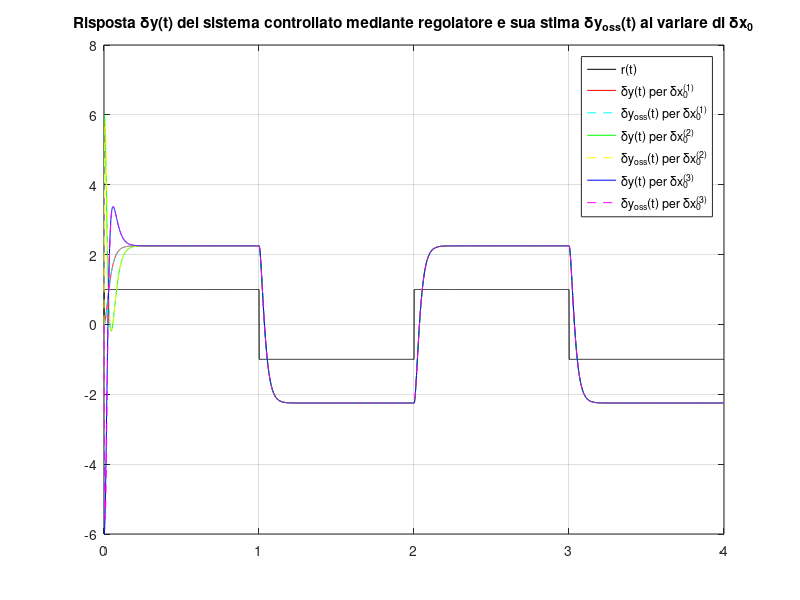
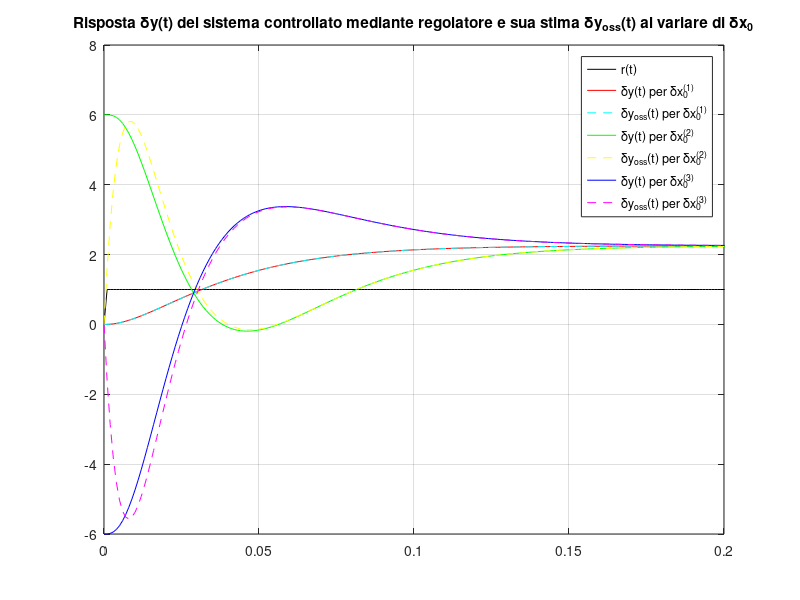
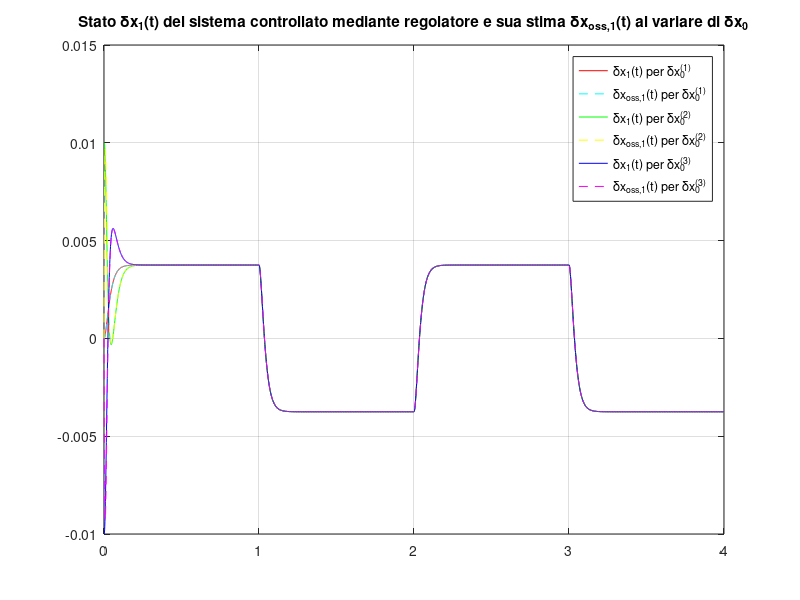
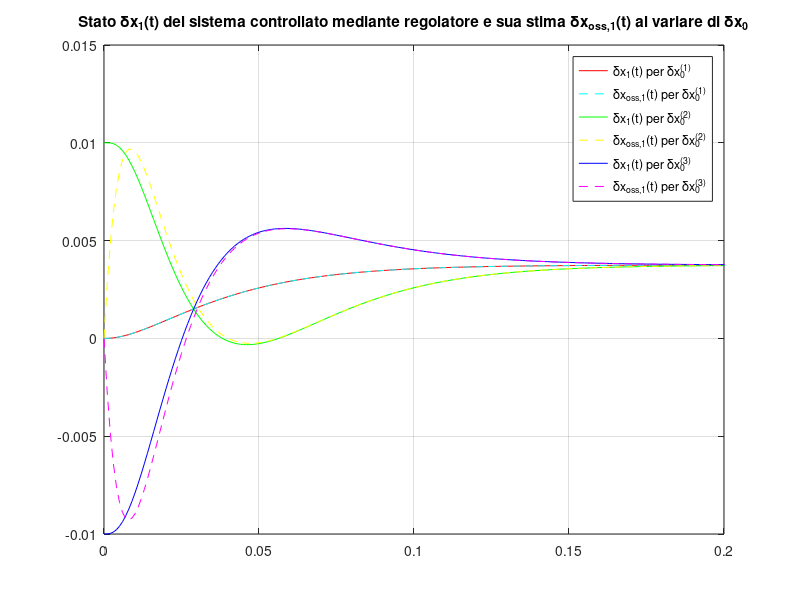

The MATLAB script that drew these images, in order:
A = [0,1;900,0];
B = [0;-9];
C = [600, 0];
D = 0;

lambda = [-40,-60; -120,-180];

K = acker(A,B,lambda(1,:));
L = acker(A', C', lambda(2,:)')';

 alfa=-1;
 
 % Per imporre la condizione di regolazione dell'uscita, basta scommentare:
 % alfa=inv(-(C-D*K)*inv(A-B*K)*B+D)
 
 Areg=[A,-B*K; L*C, A-B*K-L*C];
 Breg=[alfa*B; alfa*B];
 Creg=[C,-D*K; zeros(size(C)),C-D*K];
 Dreg=[alfa*D; alfa*D];

 sistema_con_regolatore=ss(Areg,Breg,Creg,Dreg);
 t_r=0:.001:4;
 r=sign(sin(2*pi*0.5*t_r));
 dx0_1=[ 0.00; 0];
 dx0_2=[+0.01; 0];
 dx0_3=[-0.01; 0];
 dx0oss=[0;0];
 dx0tot_1=[dx0_1; dx0oss];
 dx0tot_2=[dx0_2; dx0oss];
 dx0tot_3=[dx0_3; dx0oss];
 [yreg_1,t_yreg_1,xreg_1]=lsim(sistema_con_regolatore,r,t_r,dx0tot_1);
 [yreg_2,t_yreg_2,xreg_2]=lsim(sistema_con_regolatore,r,t_r,dx0tot_2);
 [yreg_3,t_yreg_3,xreg_3]=lsim(sistema_con_regolatore,r,t_r,dx0tot_3);
 figure, plot(t_r,r,'k',t_yreg_1,yreg_1(:,1),'r',t_yreg_1,yreg_1(:,2),'c--', ...
                       t_yreg_2,yreg_2(:,1),'g',t_yreg_2,yreg_2(:,2),'y--', ...
                       t_yreg_3,yreg_3(:,1),'b',t_yreg_3,yreg_3(:,2),'m--'), grid on,
 title(['Risposta \deltay(t) del sistema controllato mediante regolatore', ...
 ' e sua stima \deltay_{oss}(t) al variare di \deltax_0']),
 legend('r(t)','\deltay(t) per \deltax_0^{(1)}', '\deltay_{oss}(t) per \deltax_0^{(1)}',...
 '\deltay(t) per \deltax_0^{(2)}', '\deltay_{oss}(t) per \deltax_0^{(2)}',...
'\deltay(t) per \deltax_0^{(3)}', '\deltay_{oss}(t) per \deltax_0^{(3)}')
 figure, plot(t_r,r,'k',t_yreg_1,yreg_1(:,1),'r',t_yreg_1,yreg_1(:,2),'c--', ...
                       t_yreg_2,yreg_2(:,1),'g',t_yreg_2,yreg_2(:,2),'y--', ...
                       t_yreg_3,yreg_3(:,1),'b',t_yreg_3,yreg_3(:,2),'m--'), grid on,
 title(['Risposta \deltay(t) del sistema controllato mediante regolatore', ...
 ' e sua stima \deltay_{oss}(t) al variare di \deltax_0']),
 legend('r(t)','\deltay(t) per \deltax_0^{(1)}', '\deltay_{oss}(t) per \deltax_0^{(1)}',...
 '\deltay(t) per \deltax_0^{(2)}', '\deltay_{oss}(t) per \deltax_0^{(2)}',...
 '\deltay(t) per \deltax_0^{(3)}', '\deltay_{oss}(t) per \deltax_0^{(3)}')
 axis_orig=axis;
 axis([0,0.2,axis_orig(3:4)]);
 figure, plot(t_yreg_1,xreg_1(:,1),'r',t_yreg_1,xreg_1(:,3),'c--', ...
             t_yreg_2,xreg_2(:,1),'g',t_yreg_2,xreg_2(:,3),'y--', ...
             t_yreg_3,xreg_3(:,1),'b',t_yreg_3,xreg_3(:,3),'m--'), grid on,
 title(['Stato \deltax_1(t) del sistema controllato mediante regolatore', ...
 ' e sua stima \deltax_{oss,1}(t) al variare di \deltax_0']),
 legend('\deltax_1(t) per \deltax_0^{(1)}', '\deltax_{oss,1}(t) per \deltax_0^{(1)}',...
 '\deltax_1(t) per \deltax_0^{(2)}', '\deltax_{oss,1}(t) per \deltax_0^{(2)}',...
 '\deltax_1(t) per \deltax_0^{(3)}', '\deltax_{oss,1}(t) per \deltax_0^{(3)}')
 figure, plot(t_yreg_1,xreg_1(:,1),'r',t_yreg_1,xreg_1(:,3),'c--', ...
             t_yreg_2,xreg_2(:,1),'g',t_yreg_2,xreg_2(:,3),'y--', ...
             t_yreg_3,xreg_3(:,1),'b',t_yreg_3,xreg_3(:,3),'m--'), grid on,
 title(['Stato \deltax_1(t) del sistema controllato mediante regolatore', ...
 ' e sua stima \deltax_{oss,1}(t) al variare di \deltax_0']),
 legend('\deltax_1(t) per \deltax_0^{(1)}', '\deltax_{oss,1}(t) per \deltax_0^{(1)}',...
 '\deltax_1(t) per \deltax_0^{(2)}', '\deltax_{oss,1}(t) per \deltax_0^{(2)}',...
 '\deltax_1(t) per \deltax_0^{(3)}', '\deltax_{oss,1}(t) per \deltax_0^{(3)}')
 axis_orig=axis;
 axis([0,0.2,axis_orig(3:4)]);
 figure, plot(t_yreg_1,xreg_1(:,2),'r',t_yreg_1,xreg_1(:,4),'c--', ...
             t_yreg_2,xreg_2(:,2),'g',t_yreg_2,xreg_2(:,4),'y--', ...
             t_yreg_3,xreg_3(:,2),'b',t_yreg_3,xreg_3(:,4),'m--'), grid on,
 title(['Stato \deltax_2(t) del sistema controllato mediante regolatore', ...
 ' e sua stima \deltax_{oss,2}(t) al variare di \deltax_0']),
 legend('\deltax_2(t) per \deltax_0^{(1)}', '\deltax_{oss,2}(t) per \deltax_0^{(1)}',...
 '\deltax_2(t) per \deltax_0^{(2)}', '\deltax_{oss,2}(t) per \deltax_0^{(2)}',...
 '\deltax_2(t) per \deltax_0^{(3)}', '\deltax_{oss,2}(t) per \deltax_0^{(3)}')
 figure, plot(t_yreg_1,xreg_1(:,2),'r',t_yreg_1,xreg_1(:,4),'c--', ...
             t_yreg_2,xreg_2(:,2),'g',t_yreg_2,xreg_2(:,4),'y--', ...
             t_yreg_3,xreg_3(:,2),'b',t_yreg_3,xreg_3(:,4),'m--'), grid on,
 title(['Stato \deltax_2(t) del sistema controllato mediante regolatore', ...
 ' e sua stima \deltax_{oss,2}(t) al variare di \deltax_0']),
 legend('\deltax_2(t) per \deltax_0^{(1)}', '\deltax_{oss,2}(t) per \deltax_0^{(1)}',...
 '\deltax_2(t) per \deltax_0^{(2)}', '\deltax_{oss,2}(t) per \deltax_0^{(2)}',...
 '\deltax_2(t) per \deltax_0^{(3)}', '\deltax_{oss,2}(t) per \deltax_0^{(3)}')
 axis_orig=axis;
 axis([0,0.2,axis_orig(3:4)]);


